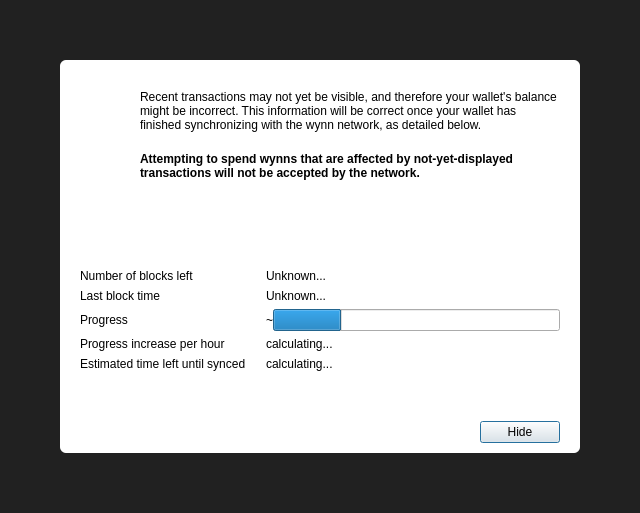
<?xml version="1.0" encoding="UTF-8"?>
<ui version="4.0">
 <class>ModalOverlay</class>
 <widget class="ModalOverlay" name="ModalOverlay">
  <property name="geometry">
   <rect>
    <x>0</x>
    <y>0</y>
    <width>640</width>
    <height>513</height>
   </rect>
  </property>
  <property name="windowTitle">
   <string>Form</string>
  </property>
  <layout class="QVBoxLayout" name="verticalLayout" stretch="0">
   <property name="sizeConstraint">
    <enum>QLayout::SetDefaultConstraint</enum>
   </property>
   <property name="leftMargin">
    <number>0</number>
   </property>
   <property name="topMargin">
    <number>0</number>
   </property>
   <property name="rightMargin">
    <number>0</number>
   </property>
   <property name="bottomMargin">
    <number>0</number>
   </property>
   <item>
    <widget class="QWidget" name="bgWidget" native="true">
     <property name="styleSheet">
      <string notr="true">#bgWidget { background: rgba(0,0,0,220); }</string>
     </property>
     <layout class="QVBoxLayout" name="verticalLayoutMain" stretch="0">
      <property name="leftMargin">
       <number>60</number>
      </property>
      <property name="topMargin">
       <number>60</number>
      </property>
      <property name="rightMargin">
       <number>60</number>
      </property>
      <property name="bottomMargin">
       <number>60</number>
      </property>
      <item>
       <widget class="QWidget" name="contentWidget" native="true">
        <property name="styleSheet">
         <string notr="true">#contentWidget { background: white; border-radius: 6px; }</string>
        </property>
        <layout class="QVBoxLayout" name="verticalLayout_3" stretch="1,0,0">
         <property name="spacing">
          <number>0</number>
         </property>
         <property name="leftMargin">
          <number>20</number>
         </property>
         <property name="topMargin">
          <number>10</number>
         </property>
         <property name="rightMargin">
          <number>20</number>
         </property>
         <property name="bottomMargin">
          <number>10</number>
         </property>
         <item>
          <widget class="QStackedWidget" name="stackedWidget">
           <property name="currentIndex">
            <number>0</number>
           </property>
           <widget class="QWidget" name="page">
            <layout class="QVBoxLayout" name="verticalLayout_2">
             <property name="spacing">
              <number>0</number>
             </property>
             <property name="leftMargin">
              <number>0</number>
             </property>
             <property name="topMargin">
              <number>0</number>
             </property>
             <property name="rightMargin">
              <number>0</number>
             </property>
             <property name="bottomMargin">
              <number>0</number>
             </property>
             <item>
              <layout class="QHBoxLayout" name="horizontalLayoutIconText" stretch="0,1">
               <property name="spacing">
                <number>20</number>
               </property>
               <property name="topMargin">
                <number>20</number>
               </property>
               <item>
                <layout class="QVBoxLayout" name="verticalLayoutIcon">
                 <item>
                  <widget class="QPushButton" name="warningIcon">
                   <property name="enabled">
                    <bool>false</bool>
                   </property>
                   <property name="text">
                    <string/>
                   </property>
                   <property name="icon">
                    <iconset>
                     <normaloff>:/icons/warning</normaloff>
                     <disabledoff>:/icons/warning</disabledoff>:/icons/warning</iconset>
                   </property>
                   <property name="iconSize">
                    <size>
                     <width>48</width>
                     <height>48</height>
                    </size>
                   </property>
                   <property name="flat">
                    <bool>true</bool>
                   </property>
                  </widget>
                 </item>
                 <item>
                  <spacer name="verticalSpacerWarningIcon">
                   <property name="orientation">
                    <enum>Qt::Vertical</enum>
                   </property>
                   <property name="sizeHint" stdset="0">
                    <size>
                     <width>20</width>
                     <height>40</height>
                    </size>
                   </property>
                  </spacer>
                 </item>
                </layout>
               </item>
               <item>
                <layout class="QVBoxLayout" name="verticalLayoutInfoText">
                 <property name="leftMargin">
                  <number>0</number>
                 </property>
                 <property name="topMargin">
                  <number>0</number>
                 </property>
                 <item>
                  <widget class="QLabel" name="infoText">
                   <property name="text">
                    <string>Recent transactions may not yet be visible, and therefore your wallet's balance might be incorrect. This information will be correct once your wallet has finished synchronizing with the wynn network, as detailed below.</string>
                   </property>
                   <property name="textFormat">
                    <enum>Qt::RichText</enum>
                   </property>
                   <property name="wordWrap">
                    <bool>true</bool>
                   </property>
                  </widget>
                 </item>
                 <item>
                  <widget class="QLabel" name="infoTextStrong">
                   <property name="font">
                    <font>
                     <weight>75</weight>
                     <bold>true</bold>
                    </font>
                   </property>
                   <property name="text">
                    <string>Attempting to spend wynns that are affected by not-yet-displayed transactions will not be accepted by the network.</string>
                   </property>
                   <property name="textFormat">
                    <enum>Qt::RichText</enum>
                   </property>
                   <property name="wordWrap">
                    <bool>true</bool>
                   </property>
                  </widget>
                 </item>
                 <item>
                  <spacer name="verticalSpacerInTextSpace">
                   <property name="orientation">
                    <enum>Qt::Vertical</enum>
                   </property>
                   <property name="sizeHint" stdset="0">
                    <size>
                     <width>20</width>
                     <height>40</height>
                    </size>
                   </property>
                  </spacer>
                 </item>
                </layout>
               </item>
              </layout>
             </item>
             <item>
              <layout class="QFormLayout" name="formLayout">
               <property name="fieldGrowthPolicy">
                <enum>QFormLayout::ExpandingFieldsGrow</enum>
               </property>
               <property name="horizontalSpacing">
                <number>20</number>
               </property>
               <property name="verticalSpacing">
                <number>6</number>
               </property>
               <property name="topMargin">
                <number>10</number>
               </property>
               <item row="0" column="0">
                <widget class="QLabel" name="labelNumberOfBlocksLeft">
                 <property name="font">
                  <font>
                   <weight>50</weight>
                   <bold>false</bold>
                  </font>
                 </property>
                 <property name="text">
                  <string>Number of blocks left</string>
                 </property>
                </widget>
               </item>
               <item row="0" column="1">
                <widget class="QLabel" name="numberOfBlocksLeft">
                 <property name="sizePolicy">
                  <sizepolicy hsizetype="Expanding" vsizetype="Preferred">
                   <horstretch>0</horstretch>
                   <verstretch>0</verstretch>
                  </sizepolicy>
                 </property>
                 <property name="text">
                  <string>Unknown...</string>
                 </property>
                </widget>
               </item>
               <item row="1" column="0">
                <widget class="QLabel" name="labelLastBlockTime">
                 <property name="font">
                  <font>
                   <weight>50</weight>
                   <bold>false</bold>
                  </font>
                 </property>
                 <property name="text">
                  <string>Last block time</string>
                 </property>
                </widget>
               </item>
               <item row="1" column="1">
                <widget class="QLabel" name="newestBlockDate">
                 <property name="sizePolicy">
                  <sizepolicy hsizetype="Expanding" vsizetype="Preferred">
                   <horstretch>0</horstretch>
                   <verstretch>0</verstretch>
                  </sizepolicy>
                 </property>
                 <property name="text">
                  <string>Unknown...</string>
                 </property>
                </widget>
               </item>
               <item row="2" column="0">
                <widget class="QLabel" name="labelSyncDone">
                 <property name="font">
                  <font>
                   <weight>50</weight>
                   <bold>false</bold>
                  </font>
                 </property>
                 <property name="text">
                  <string>Progress</string>
                 </property>
                </widget>
               </item>
               <item row="2" column="1">
                <layout class="QHBoxLayout" name="horizontalLayoutSync" stretch="0,1">
                 <item>
                  <widget class="QLabel" name="percentageProgress">
                   <property name="text">
                    <string notr="true">~</string>
                   </property>
                  </widget>
                 </item>
                 <item>
                  <widget class="QProgressBar" name="progressBar">
                   <property name="value">
                    <number>24</number>
                   </property>
                   <property name="format">
                    <string/>
                   </property>
                  </widget>
                 </item>
                </layout>
               </item>
               <item row="4" column="0">
                <widget class="QLabel" name="labelProgressIncrease">
                 <property name="font">
                  <font>
                   <weight>50</weight>
                   <bold>false</bold>
                  </font>
                 </property>
                 <property name="text">
                  <string>Progress increase per hour</string>
                 </property>
                </widget>
               </item>
               <item row="4" column="1">
                <widget class="QLabel" name="progressIncreasePerH">
                 <property name="sizePolicy">
                  <sizepolicy hsizetype="Expanding" vsizetype="Preferred">
                   <horstretch>0</horstretch>
                   <verstretch>0</verstretch>
                  </sizepolicy>
                 </property>
                 <property name="text">
                  <string>calculating...</string>
                 </property>
                </widget>
               </item>
               <item row="5" column="0">
                <widget class="QLabel" name="labelEstimatedTimeLeft">
                 <property name="font">
                  <font>
                   <weight>50</weight>
                   <bold>false</bold>
                  </font>
                 </property>
                 <property name="text">
                  <string>Estimated time left until synced</string>
                 </property>
                </widget>
               </item>
               <item row="5" column="1">
                <widget class="QLabel" name="expectedTimeLeft">
                 <property name="sizePolicy">
                  <sizepolicy hsizetype="Expanding" vsizetype="Preferred">
                   <horstretch>0</horstretch>
                   <verstretch>0</verstretch>
                  </sizepolicy>
                 </property>
                 <property name="text">
                  <string>calculating...</string>
                 </property>
                </widget>
               </item>
              </layout>
             </item>
            </layout>
           </widget>
           <widget class="QWidget" name="page_2">
            <layout class="QVBoxLayout" name="verticalLayout_4">
             <property name="spacing">
              <number>15</number>
             </property>
             <property name="topMargin">
              <number>40</number>
             </property>
             <property name="bottomMargin">
              <number>40</number>
             </property>
             <item>
              <layout class="QHBoxLayout" name="horizontalLayout_2">
               <item>
                <spacer name="horizontalSpacer_4">
                 <property name="orientation">
                  <enum>Qt::Horizontal</enum>
                 </property>
                 <property name="sizeHint" stdset="0">
                  <size>
                   <width>40</width>
                   <height>20</height>
                  </size>
                 </property>
                </spacer>
               </item>
               <item>
                <widget class="QPushButton" name="warningIconBackup">
                 <property name="enabled">
                  <bool>false</bool>
                 </property>
                 <property name="text">
                  <string/>
                 </property>
                 <property name="icon">
                  <iconset>
                   <normaloff>:/styles/app-icons/message_warning</normaloff>
                   <disabledoff>:/styles/app-icons/message_warning</disabledoff>:/styles/app-icons/message_warning</iconset>
                 </property>
                 <property name="iconSize">
                  <size>
                   <width>120</width>
                   <height>120</height>
                  </size>
                 </property>
                 <property name="flat">
                  <bool>true</bool>
                 </property>
                </widget>
               </item>
               <item>
                <spacer name="horizontalSpacer_5">
                 <property name="orientation">
                  <enum>Qt::Horizontal</enum>
                 </property>
                 <property name="sizeHint" stdset="0">
                  <size>
                   <width>40</width>
                   <height>20</height>
                  </size>
                 </property>
                </spacer>
               </item>
              </layout>
             </item>
             <item>
              <widget class="QLabel" name="labelNote">
               <property name="text">
                <string>IMPORTANT NOTE!</string>
               </property>
               <property name="alignment">
                <set>Qt::AlignCenter</set>
               </property>
              </widget>
             </item>
             <item>
              <widget class="QLabel" name="labelMessage">
               <property name="text">
                <string>Making a backup of your wallet helps ensure you can always maintain access to your funds. Please backup your wallet in order to avoid losing funds.</string>
               </property>
               <property name="alignment">
                <set>Qt::AlignCenter</set>
               </property>
               <property name="wordWrap">
                <bool>true</bool>
               </property>
              </widget>
             </item>
             <item>
              <spacer name="verticalSpacer">
               <property name="orientation">
                <enum>Qt::Vertical</enum>
               </property>
               <property name="sizeType">
                <enum>QSizePolicy::Expanding</enum>
               </property>
               <property name="sizeHint" stdset="0">
                <size>
                 <width>20</width>
                 <height>40</height>
                </size>
               </property>
              </spacer>
             </item>
             <item>
              <layout class="QHBoxLayout" name="horizontalLayout">
               <item>
                <spacer name="horizontalSpacer_2">
                 <property name="orientation">
                  <enum>Qt::Horizontal</enum>
                 </property>
                 <property name="sizeHint" stdset="0">
                  <size>
                   <width>40</width>
                   <height>20</height>
                  </size>
                 </property>
                </spacer>
               </item>
               <item>
                <widget class="QPushButton" name="walletBackupButton">
                 <property name="text">
                  <string>Wallet backup</string>
                 </property>
                </widget>
               </item>
               <item>
                <spacer name="horizontalSpacer_3">
                 <property name="orientation">
                  <enum>Qt::Horizontal</enum>
                 </property>
                 <property name="sizeHint" stdset="0">
                  <size>
                   <width>40</width>
                   <height>20</height>
                  </size>
                 </property>
                </spacer>
               </item>
              </layout>
             </item>
            </layout>
           </widget>
          </widget>
         </item>
         <item>
          <spacer name="verticalSpacerAfterText">
           <property name="orientation">
            <enum>Qt::Vertical</enum>
           </property>
           <property name="sizeHint" stdset="0">
            <size>
             <width>20</width>
             <height>40</height>
            </size>
           </property>
          </spacer>
         </item>
         <item>
          <layout class="QHBoxLayout" name="horizontalLayoutButtons">
           <property name="leftMargin">
            <number>10</number>
           </property>
           <property name="topMargin">
            <number>10</number>
           </property>
           <item>
            <spacer name="horizontalSpacer">
             <property name="orientation">
              <enum>Qt::Horizontal</enum>
             </property>
             <property name="sizeHint" stdset="0">
              <size>
               <width>40</width>
               <height>20</height>
              </size>
             </property>
            </spacer>
           </item>
           <item>
            <widget class="QPushButton" name="closeButton">
             <property name="text">
              <string>Hide</string>
             </property>
             <property name="focusPolicy">
              <enum>Qt::StrongFocus</enum>
             </property>
             <property name="default">
              <bool>true</bool>
             </property>
            </widget>
           </item>
          </layout>
         </item>
        </layout>
       </widget>
      </item>
     </layout>
    </widget>
   </item>
  </layout>
 </widget>
 <customwidgets>
  <customwidget>
   <class>ModalOverlay</class>
   <extends>QWidget</extends>
   <header>qt/modaloverlay.h</header>
   <container>1</container>
  </customwidget>
 </customwidgets>
 <resources/>
 <connections/>
</ui>
